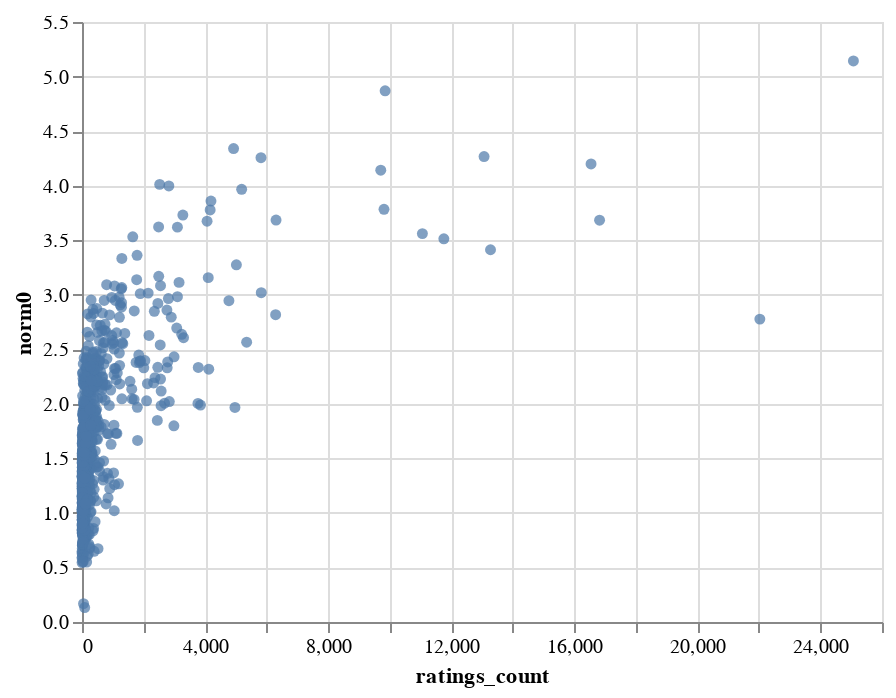

Write notebook code for a chart like this one.
### Code cell
book_embedding_norm(model)

### Figure 1 — Vega-Lite specification as saved in the notebook (floating-point values rounded to 4 significant figures; data arrays with more than 128 entries replaced by an {"elided": "..."} marker saying what was removed)
{"$schema": "https://vega.github.io/schema/vega-lite/v3.4.0.json", "config": {"mark": {"tooltip": null}, "view": {"height": 300, "width": 400}}, "data": {"name": "data-2943b895ccf6501cf85781973bdda6d3"}, "datasets": {"data-2943b895ccf6501cf85781973bdda6d3": {"elided": "1000 records"}}, "hconcat": [{"layer": [{"encoding": {"color": {"condition": {"selection": "selector004", "value": "#4c78a8"}, "value": "lightgray"}, "x": {"field": "ratings_count", "type": "quantitative"}, "y": {"field": "norm0", "type": "quantitative"}}, "mark": "circle", "selection": {"selector004": {"type": "interval"}, "selector005": {"empty": "none", "encodings": ["x", "y"], "nearest": true, "on": "mouseover", "type": "single"}}}, {"encoding": {"text": {"condition": {"field": "title", "selection": "selector005", "type": "nominal"}, "value": ""}, "x": {"field": "ratings_count", "type": "quantitative"}, "y": {"field": "norm0", "type": "quantitative"}}, "mark": {"align": "center", "dx": 5, "dy": -5, "type": "text"}}]}]}
